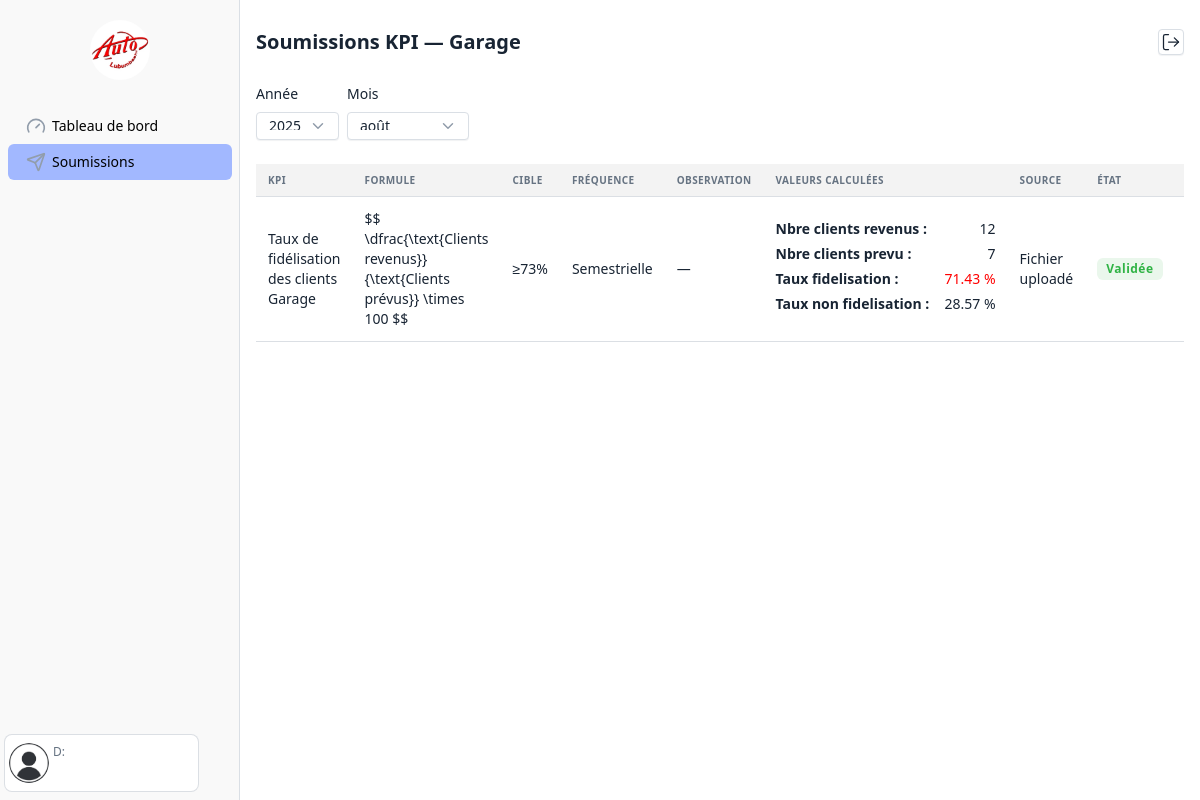
/departement/Garage/soumissions/?annee=2025&mois=8&departement=Garage, run on the app's committed database.
### Departement/models.py (models this page shows, shortened)
class KPI(models.Model):
    DEPARTEMENTS = [
        ("Ressources humaines", "Ressources humaines"),
        ("Garage", "Garage"),
    ]
    FREQUENCE_CHOICES = [
        ("Mensuelle", "Mensuelle"),
        ("Trimestrielle", "Trimestrielle"),
        ("Semestrielle", "Semestrielle"),
        ("Annuelle", "Annuelle"),
    ]
    SOURCE_TYPE_CHOICES = [
        ("manuel", "Saisie manuelle"),
        ("fichier", "Fichier uploadé"),
        ("base", "Source base de données"),
    ]
    nom = models.CharField(max_length=255)
    formule = models.TextField(blank=True, null=True)
    frequence = models.CharField(max_length=20, choices=FREQUENCE_CHOICES, default='Mensuelle')
    departement = models.CharField(max_length=50, choices=DEPARTEMENTS)
    source_type = models.CharField(max_length=20, choices=SOURCE_TYPE_CHOICES, default="manuel")  # 🔹 Ajout
    periode_annee = models.PositiveSmallIntegerField()
    periode_mois = models.PositiveSmallIntegerField(default=0, help_text="0 = pas de mois, sinon 1-12")
    valeur_cible = models.CharField(max_length=100)
    formule_mathjax = models.CharField(max_length=1024, default='', null=True)
    soumis_par = models.ForeignKey(User, on_delete=models.SET_NULL, null=True, blank=True, related_name="kpis_soumis")
    date_soumission = models.DateTimeField(auto_now_add=True, null=True, blank=True)
    class Meta:
        unique_together = ("nom", "departement", "periode_annee", "periode_mois")
        ordering = ["nom", "-periode_annee", "-periode_mois"]

class KPISubmission(models.Model):
    ETAT_CHOICES = [
        ("En attente", "En attente"),
        ("Validée", "Validée"),
        ("Rejetée", "Rejetée"),
    ]
    kpi = models.ForeignKey(KPI, on_delete=models.CASCADE, related_name="soumissions")
    valeur = models.CharField(max_length=255, blank=True, null=True)
    periode_annee = models.PositiveSmallIntegerField()
    periode_mois = models.PositiveSmallIntegerField(default=0, help_text="0 = pas de mois, sinon 1-12")
    facteurs_utilises = models.JSONField(blank=True, null=True, help_text="Facteurs utilisés pour le calcul du KPI")
    observation = models.TextField(blank=True, null=True)
    source_type = models.CharField(max_length=20, choices=KPI.SOURCE_TYPE_CHOICES, default="manuel")
    soumis_par = models.ForeignKey(User, on_delete=models.SET_NULL, null=True, blank=True)
    date_soumission = models.DateTimeField(auto_now_add=True, null=True)
    etat = models.CharField(max_length=20, choices=ETAT_CHOICES, default="En attente")
    class Meta:
        unique_together = ("kpi", "periode_annee", "periode_mois", "soumis_par")
        ordering = ["-date_soumission"]

### Departement/views.py (the view)
# urls.py: path('<slug:departement_slug>/soumissions/', soumissions_dispatch, name="departement_soumissions"),
def soumissions_dispatch(request, departement_slug):
    slug_norm = slugify(departement_slug).lower()
    view = DISPATCH_MAP.get(slug_norm)
    if view:
        return view(request, departement_slug)
    raise Http404(f"Page de soumissions non trouvée pour le département '{departement_slug}'.")

### Departement/templatetags/filters_depart.py (called while the page is built)
@register.filter
def dict_get(d, key):
    return d.get(key)

@register.filter
def replace_chars(value, chars_to_replace):
    for c in chars_to_replace:
        value = value.replace(c, " ")
    return value

@register.filter
def maybe_percent(d, key):
    val = d.get(key)
    keys_with_percent = [
        "taux_turnover",
        "taux_restant",
        "taux_depart",
        "taux_fidelisation",
        "taux_non_fidelisation",
        "taux_atteinte_objectifs"
    ]
    if key in keys_with_percent:
        return f"{val} %"
    return val

### Departement/views_garage.py (called while the page is built)
def is_kpi_conform(valeur_soumise, cible_str):
    if valeur_soumise is None or cible_str is None:
        return None
    try:
        valeur_num = float(valeur_soumise)
    except (ValueError, TypeError):
        return None
    match = re.match(r'([≤≥<>])?\s*([0-9.]+)', cible_str.replace(',', '.').strip())
    if not match:
        try:
            cible_num = float(cible_str.replace(',', '.').strip())
            return valeur_num == cible_num
        except (ValueError, TypeError):
            return None
    op = match.group(1) if match.group(1) else '='
    cible_num = float(match.group(2))
    if op == '≤':
        return valeur_num <= cible_num
    elif op == '≥':
        return valeur_num >= cible_num
    elif op == '<':
        return valeur_num < cible_num
    elif op == '>':
        return valeur_num > cible_num
    elif op == '=':
        return valeur_num == cible_num

### Departement/templates/departement/garage/soumissions.html (shortened to what this page needs)
{% load static filters_depart %}
<!DOCTYPE html>
<html lang="fr">
<head>
  <link rel="stylesheet" href="{% static 'libs/tabler/css/tabler.css' %}" />
</head>
<body class="bg-white">
  <div class="page">
    {% include 'departement/includes/sidebar.html' with pagename='soumissions' departement_slug='garage' %}
    <div class="page-wrapper">
      <div class="page-header">
        <div class="container-xl d-flex justify-content-between align-items-center">
          <div class="d-flex justify-content-between w-100">
            <h2 class="page-title">Soumissions KPI — Garage</h2>
            <a href="{% url 'logout' %}" class="btn btn-icon" style="min-width: 24px; min-height: 24px; padding: 2px;">
            </a>
          </div>
        </div>
      </div>
      <div class="page-body mt-4">
        <div class="container-xl">
          <form method="get" class="d-flex gap-2 mb-4 flex-wrap" id="periodeFilterForm">
            <div>
              <label class="form-label" for="filter-year">Année</label>
              <select id="filter-year" name="annee" class="form-select" style="height:28px; padding-top: 3px;"
                      onchange="document.getElementById('periodeFilterForm').submit();">
                {% for y in years %}
                  <option value="{{ y }}" {% if year == y %}selected{% endif %}>{{ y }}</option>
                {% endfor %}
              </select>
            </div>
            <div>
              <label class="form-label" for="filter-month">Mois</label>
              <select id="filter-month" name="mois" class="form-select" style="height:28px; padding-top: 3px;"
                      onchange="document.getElementById('periodeFilterForm').submit();">
                {% for num, name in months %}
                  <option value="{{ num }}" {% if month|stringformat:"s" == num|stringformat:"s" %}selected{% endif %}>{{ name }}</option>
                {% endfor %}
              </select>
            </div>
          </form>
          <div class="table-responsive" style="max-height: 460px; overflow-y:auto;">
            <table class="table table-vcenter" summary="Liste des KPIs avec leur formule, cible, fréquence, observation, valeurs calculées, source, état et actions">
              <thead class="sticky-top">
                <tr>
                  <th scope="col" style="background:rgb(243, 243, 243)">KPI</th>
                  <th scope="col" style="background:rgb(243, 243, 243)">Formule</th>
                  <th scope="col" style="background:rgb(243, 243, 243)">Cible</th>
                  <th scope="col" style="background:rgb(243, 243, 243)">Fréquence</th>
                  <th scope="col" style="background:rgb(243, 243, 243)">Observation</th>
                  <th scope="col" style="background:rgb(243, 243, 243)">Valeurs calculées</th>
                  <th scope="col" style="background:rgb(243, 243, 243)">Source</th>
                  <th scope="col" style="background:rgb(243, 243, 243)">État</th>
                  <th scope="col" style="background:rgb(243, 243, 243)">Actions</th>
                </tr>
              </thead>
              <tbody>
                {% for kpi, target, source_type in kpis_with_targets %}
                  {% with latest=latest_submissions|dict_get:kpi.id %}
                    <tr class="kpi-row">
                      <td>{{ kpi.nom }}</td>
                      <td><div class="small-text">$$ {{ kpi.formule_mathjax }} $$</div></td>
                      <td class="text-nowrap">{% if target %}{{ target }}{% else %}Non défini{% endif %}</td>
                      <td>{{ kpi.frequence }}</td>
                      <td>
                        {% if latest and latest.observation %}
                          {{ latest.observation }}
                        {% else %}
                          —
                        {% endif %}
                      </td>
                      <td>
                        {% if latest %}
                          {% for key, value in latest.facteurs_utilises.items %}
                            <div style="display: flex; justify-content: space-between; white-space: nowrap; margin-bottom: 5px; width: 220px;">
                              <strong>{{ key|replace_chars:"_/"|capfirst }} :</strong>
                              <span style="{% if key == 'taux_fidelisation' and latest.is_conform == False %}color:red{% endif %};">
                                {{ latest.facteurs_utilises|maybe_percent:key }}
                              </span>
                            </div>
                          {% endfor %}
                        {% else %}
                          —
                        {% endif %}
                      </td>
                      <td>{% if kpi.source_type %}{{ kpi.get_source_type_display }}{% else %}—{% endif %}</td>
                      <td>
                        {% if latest %}
                          {% if latest.etat == 'Validée' %}
                            <span class="badge bg-green-lt badge-status">{{ latest.etat }}</span>
                          {% elif latest.etat == 'En attente' %}
                            <span class="badge bg-yellow-lt badge-status">{{ latest.etat }}</span>
                          {% else %}
                            <span class="badge bg-red-lt badge-status">{{ latest.etat }}</span>
                          {% endif %}
                        {% else %}
                          <span class="text-muted">Pas de soumission</span>
                        {% endif %}
                      </td>
                      <td>
                      </td>
                    </tr>
                  {% endwith %}
                {% empty %}
                  <tr>
                    <td colspan="9" class="text-center text-muted">Aucun KPI trouvé pour le département.</td>
                  </tr>
                {% endfor %}
              </tbody>
            </table>
          </div>
        </div>
      </div>
    </div>
  </div>
</body>
</html>

### Departement/templates/departement/garage/soumissions.html (style rules this page uses)
* { font-family: "Noto Sans", sans-serif !important; }
.badge-status { padding: 4px 8px; border-radius: 6px; font-size: 0.75rem; }
.kpi-row { vertical-align: middle; }

### data on the page
KPI: nom "Taux de fidélisation des clients Garage", formule_mathjax "\\dfrac{\\text{Clients revenus}}{\\text{Clients prévus}} \\times 100", valeur_cible "≥73%", frequence "Semestrielle", facteurs_utilises "Nbre clients revenus" "Nbre clients prevu" "Taux fidelisation" "Taux non fidelisation", source_type "Fichier uploadé"
KPISubmission: facteurs_utilises|maybe_percent "12" "7" "71.43 %" "28.57 %", etat "Validée"

### other printed values
form field annee "2025"
form field mois "août"
